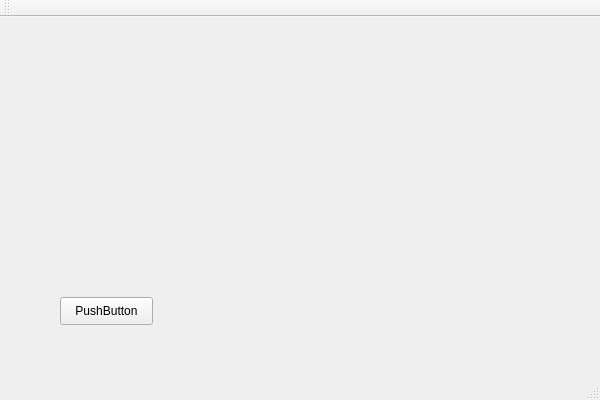
<?xml version="1.0" encoding="UTF-8"?>
<ui version="4.0">
 <class>QtGuiApplication1Class</class>
 <widget class="QMainWindow" name="QtGuiApplication1Class">
  <property name="geometry">
   <rect>
    <x>0</x>
    <y>0</y>
    <width>600</width>
    <height>400</height>
   </rect>
  </property>
  <property name="windowTitle">
   <string>QtGuiApplication1</string>
  </property>
  <widget class="QWidget" name="centralWidget">
   <widget class="QPushButton" name="pushButton">
    <property name="geometry">
     <rect>
      <x>60</x>
      <y>280</y>
      <width>93</width>
      <height>28</height>
     </rect>
    </property>
    <property name="text">
     <string>PushButton</string>
    </property>
   </widget>
  </widget>
  <widget class="QMenuBar" name="menuBar">
   <property name="geometry">
    <rect>
     <x>0</x>
     <y>0</y>
     <width>600</width>
     <height>26</height>
    </rect>
   </property>
  </widget>
  <widget class="QToolBar" name="mainToolBar">
   <attribute name="toolBarArea">
    <enum>TopToolBarArea</enum>
   </attribute>
   <attribute name="toolBarBreak">
    <bool>false</bool>
   </attribute>
  </widget>
  <widget class="QStatusBar" name="statusBar"/>
 </widget>
 <layoutdefault spacing="6" margin="11"/>
 <resources>
  <include location="QtGuiApplication1.qrc"/>
 </resources>
 <connections/>
</ui>
